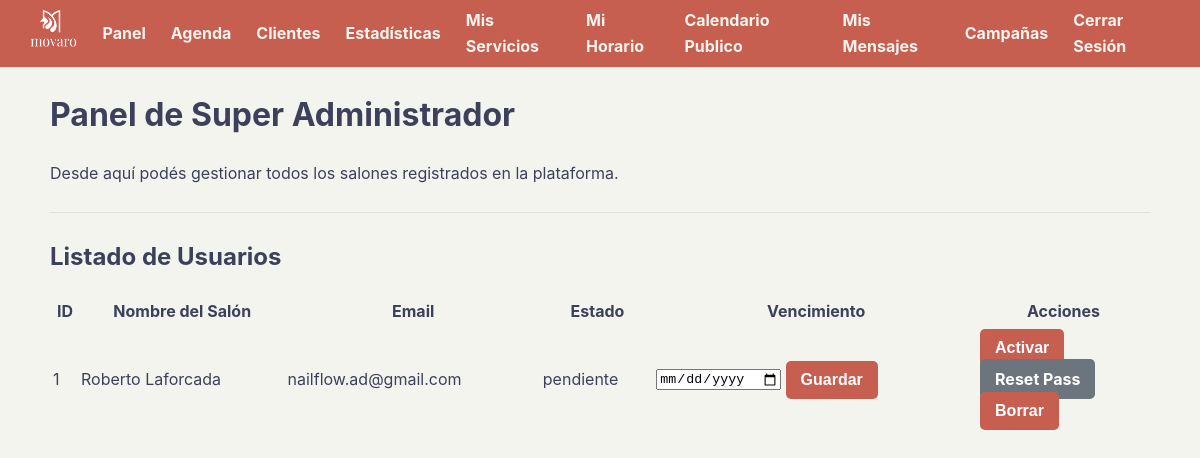
/superadmin (signed in), run on the app's committed database.
### tables this page shows
CREATE TABLE usuarios (
        id INTEGER PRIMARY KEY AUTOINCREMENT, email TEXT UNIQUE NOT NULL,
        password_hash TEXT NOT NULL, nombre_salon TEXT NOT NULL,
        estado TEXT NOT NULL DEFAULT 'pendiente', fecha_vencimiento DATE,
        meta_fidelizacion INTEGER DEFAULT 5,
        url_salon TEXT UNIQUE,
        nombre_publico TEXT  -- <-- AGREGÁ ESTA LÍNEA
        );

### app.py (the view)
@app.route('/superadmin')
@admin_required
def panel_superadmin():
    conn = sqlite3.connect(DATABASE)
    conn.row_factory = sqlite3.Row
    cursor = conn.cursor()
    cursor.execute("SELECT id, nombre_salon, email, estado, fecha_vencimiento FROM usuarios")
    todos_los_usuarios = cursor.fetchall()
    conn.close()
    return render_template('superadmin.html', usuarios=todos_los_usuarios)

### app.py (called while the page is built)
def admin_required(f):
    @wraps(f)
    def decorated_function(*args, **kwargs):
        if 'usuario_email' not in session or session.get('usuario_email') != ADMIN_EMAIL:
            flash("No tenés permiso para acceder a esta página.", "error")
            return redirect('/')
        return f(*args, **kwargs)
    return decorated_function

### templates/superadmin.html (shortened to what this page needs)
{% extends "base.html" %}
{% block content %}
    <h1>Panel de Super Administrador</h1>
    <p>Desde aquí podés gestionar todos los salones registrados en la plataforma.</p>
    <hr>
    <h2>Listado de Usuarios</h2>
    <table class="stats-table tabla-responsiva" width="100%">
        <thead>
            <tr>
                <th>ID</th>
                <th>Nombre del Salón</th>
                <th>Email</th>
                <th>Estado</th>
                <th>Vencimiento</th>
                <th>Acciones</th>
            </tr>
        </thead>
        <tbody>
            {% for usuario in usuarios %}
                <tr>
                    <td data-label="ID">{{ usuario.id }}</td>
                    <td data-label="Nombre del Salón">{{ usuario.nombre_salon }}</td>
                    <td data-label="Email">{{ usuario.email }}</td>
                    <td data-label="Estado">{{ usuario.estado }}</td>
                    <td data-label="Vencimiento">
                        <form action="/superadmin/set_vencimiento" method="post" style="display:inline-flex; gap: 5px; align-items: center;">
                            <input type="date" name="fecha_vencimiento" value="{{ usuario.fecha_vencimiento or '' }}">
                            <button type="submit">Guardar</button>
                        </form>
                    </td>
                    <td data-label="Acciones" class="acciones-admin">
                        {% if usuario.estado == 'pendiente' %}
                            <form action="/superadmin/cambiar_estado" method="post" style="margin:0;">
                                <button type="submit" class="boton-accion boton-activar">Activar</button>
                            </form>
                        {% elif usuario.estado == 'activo' %}
                            <form action="/superadmin/cambiar_estado" method="post" style="margin:0;">
                                <input type="hidden" name="usuario_id" value="{{ usuario.id }}">
                                <input type="hidden" name="nuevo_estado" value="suspendido">
                                <button type="submit" class="boton-accion boton-suspender">Suspender</button>
                            </form>
                        {% elif usuario.estado == 'suspendido' %}
                             <form action="/superadmin/cambiar_estado" method="post" style="margin:0;">
                                <input type="hidden" name="usuario_id" value="{{ usuario.id }}">
                                <input type="hidden" name="nuevo_estado" value="activo">
                                <button type="submit" class="boton-accion boton-activar">Reactivar</button>
                            </form>
                        {% endif %}
                        <a href="/superadmin/resetear/{{ usuario.id }}" class="boton-accion" style="background-color: #6c757d; border-radius: 5px; color: white; font-weight: bold;">Reset Pass</a>
                        <form action="/superadmin/borrar_usuario" method="post" style="margin:0;" onsubmit="return confirm('¿ESTÁS SEGURO? Esta acción es irreversible y borrará al usuario y TODOS sus datos (clientes, turnos, fotos).');">
                            <button type="submit" class="boton-accion boton-eliminar">Borrar</button>
                        </form>
                    </td>
                </tr>
            {% else %}
                <tr>
                    <td colspan="6">No hay usuarios registrados.</td>
                </tr>
            {% endfor %}
        </tbody>
    </table>
{% endblock %}

### static/style.css (style rules this page uses)
:root { --color-primario: #C75F51; --color-secundario: #27626A; --color-texto: #3d405b; --color-fondo: #F3F4EE; --color-blanco: #FFFFFF; --color-borde-suave: #e0e0e0; --color-rojo-peligro: #dc3545; }
body { font-family: -apple-system, BlinkMacSystemFont, "Segoe UI", Roboto, Helvetica, Arial, sans-serif; margin: 0; background-color: var(--color-fondo); color: var(--color-texto); line-height: 1.6; }
a { color: var(--color-primario); text-decoration: none; font-weight: bold; }
button, .boton-accion { background-color: var(--color-primario); color: var(--color-blanco); padding: 10px 15px; border: none; border-radius: 5px; cursor: pointer; font-size: 1em; font-weight: bold; text-align: center; }
hr { border: none; border-top: 1px solid var(--color-borde-suave); margin: 25px 0; }

### data on the page
usuarios: id "1", nombre_salon "Roberto Laforcada", email "nailflow.ad@gmail.com", estado "pendiente"
